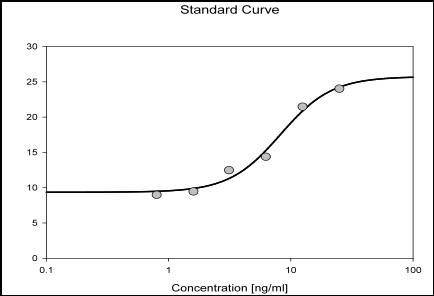
%> input picture logistic/luanyicp5.png, 434 x 296 px
$ octave demonstration.m   (GNU Octave 9; MATLAB toolbox functions it lacks are replaced by stand-ins)
%> lines starting %> are read from the running program, lines starting %| are printed output that depends on the picture
### logistic/dose_response.m
function [beta_est mse conc_graph intensity_graph] = dose_response_log4param(conc,intensity,beta0)
% Benjamin Grant, Rice University McDevitt Lab 09/14/2010
% function [beta_est mse conc_graph y_graph] = dose_response_log4param(conc,intensity,beta0)
% conc is the concentrations in original form, not log values and intenisty
% is the corresponding intensity intensity, beta0 is an optional argument
% containing the guesses for the 4 parameters of logistic curve fitting
% using the equation
% intensity = a+b*[(exp(c-d*ln(conc))/(1+exp(c-d*ln(conc))]
% Attempts first to try non competitive binding (assuming beta0 is not given)
% and then attempts to try competetive binding if error is found in try
% statement. Only tries the beta0 parameters supplied if they're given.
if(nargin <2)
    error('Must enter dependent and independent vraiables', 'MESSAGE')
elseif (nargin == 2)
    [a order] = sort(conc);
    intensity = intensity(order);
    conc = conc(order);
    beta1 = intensity(1);
    beta2 = intensity(end) - beta1;
    beta3 = 0; %why?
    beta4 = (intensity(end) - intensity(1))/(conc(end) - conc(1));
    if(beta4<0)
        competition = 1;
    else
        competition  = 0;
    end
    beta0 = [beta1 beta2 beta3 -beta4]; %parameter guess, negative beta0(4) necessarry for noncompetetive fitting
end
options = statset('MaxIter', 100000);
try
    [beta_est,r,J,COVB,mse] = nlinfit(conc,intensity,@log4param, beta0, options);
    noplot = 0;

catch ME
    if (nargin == 2)
        disp('problem, getting NAN/inf values with fit, talk to Ben')
        noplot = 1;
    else
        disp('supplied beta0 is not allowing for appropriate curve fitting')
        rethrow(ME); %beta0 given didn't work, throw an error
    end
end

conc_low = log10(min(conc))-1;
conc_high = log10(max(conc))+1;
conc_graph = logspace(conc_low,conc_high,1000);
if(noplot)
    conc_graph = conc_graph(1);
    intensity_graph = intensity(1);
else
    intensity_graph = log4param(beta_est, conc_graph);
end
semilogx(conc,intensity,'r*', 'MarkerSize', 7);
hold on
semilogx(conc_graph,intensity_graph, 'LineWidth', 1);
hold off
xlabel('Log(concentration)', 'FontSize', 14);
ylabel('Intensity', 'FontSize', 14);
if(noplot)
    title('Intensity verus Concentration, no fit found');
else
    if(competition)
        title('Sigmoidal fit to competetive dose response curve', 'FontSize', 14);
    else
        title('Sigmoidal fit to noncompetetive dose response curve', 'FontSize', 14);
    end

end

### logistic/demonstration.m
subplot(2,1,1)
a = imread('luanyicp5.png');
%> a is the input picture: size 296x434x3 uint8; min 0, max 255, mean 246
imagesc(a);
ax = gca;
set(ax, 'YTickLabel', []);
set(ax, 'XTickLabel', []);
subplot(2,1,2);
xcp5 = [25
12.5
6.25
3.125
1.6
0.8];
ycp5 = [24.02
21.465
14.375
12.48
9.455
8.99];
dose_response(xcp5,ycp5);
axis([.1 100 0 30]);
suplabel('Luanyi TNF-\alpha data, CP', 't')
%> (this line was passed over: suplabel is not available in this run)
pause;
b = imread('luanyifixed4.png');
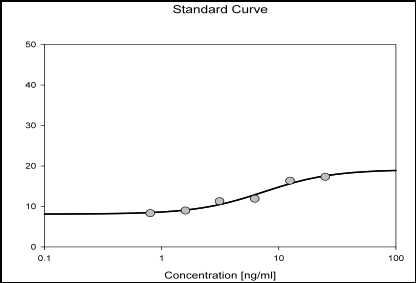
%> input picture logistic/luanyifixed4.png, 416 x 283 px
%> b is the input picture: size 283x416x3 uint8; min 0, max 255, mean 246
subplot(2,1,1);
imagesc(b);
ax = gca;
set(ax, 'YTickLabel', []);
set(ax, 'XTickLabel', []);
subplot(2,1,2);
xfixed = [25
12.5
6.25
3.125
1.6
0.8];
yfixed = [17.3085
16.3468
11.8939
11.2807
8.9611
8.3151];
dose_response(xfixed,yfixed);
axis([.1 100 0 50])
suplabel('Luanyi TNF-\alpha data, Fixed', 't')
%> (this line was passed over: suplabel is not available in this run)
pause;
subplot(2,1,1)
c = imread('luanyilp2.png');
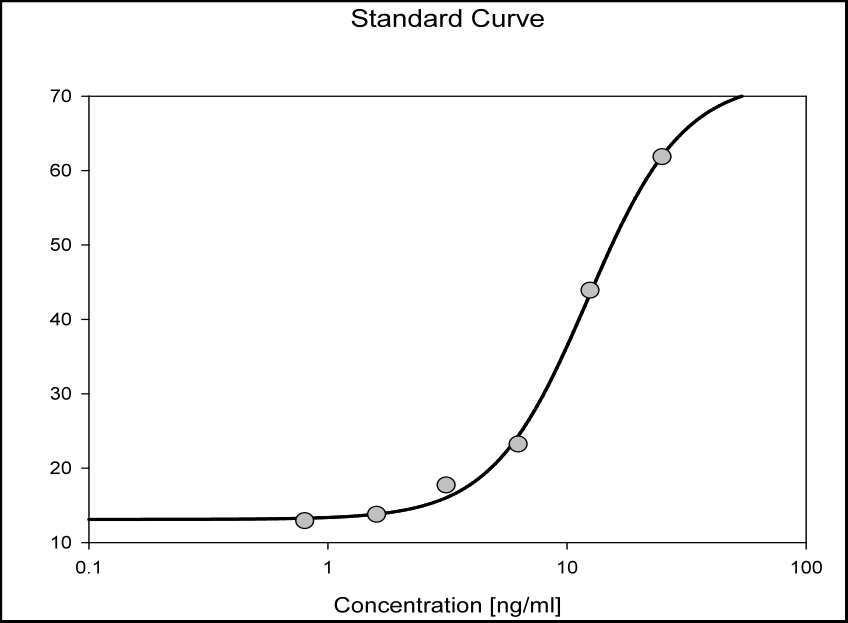
%> input picture logistic/luanyilp2.png, 848 x 623 px
%> c is the input picture: size 623x848x3 uint8; min 0, max 255, mean 246.6
imagesc(c);
a = gca;
set(a, 'YTickLabel', []);
set(a, 'XTickLabel', []);
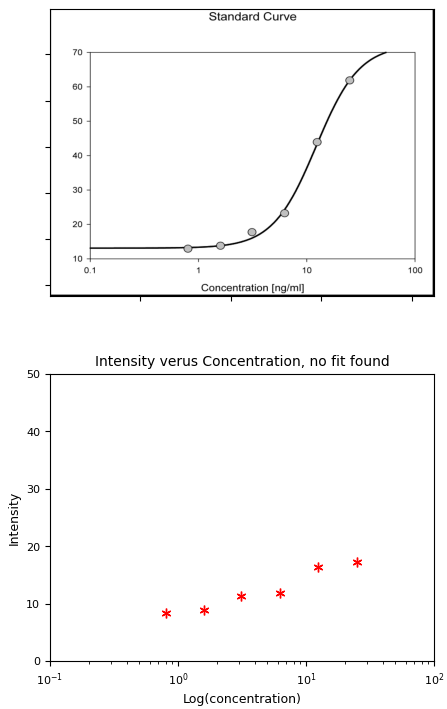
%> figure redrawn from the program's plot data, 2 panels
subplot(2,1,2);
xlp = [25
12.5
6.25
3.125
1.6
0.8];
ylp = [61.8503
43.8933
23.2278
17.7174
13.7804
12.9241];
dose_response(xlp,ylp);
axis([.1 100 0 70]);
suplabel('Luanyi TNF-\alpha data, Line Profile', 't');
%> (this line was passed over: suplabel is not available in this run)
pause;
subplot(2,1,1)
c = imread('jietheoretical.png');
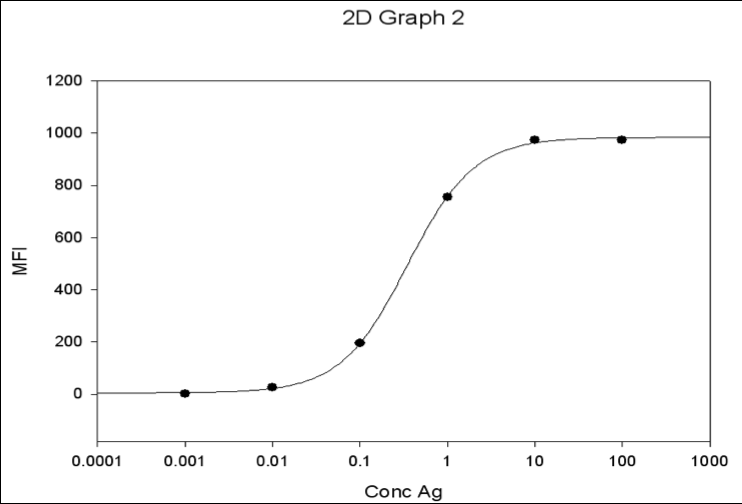
%> input picture logistic/jietheoretical.png, 742 x 504 px
%> c is the input picture: size 504x742x3 uint8; min 0, max 255, mean 249.9
imagesc(c);
a = gca;
set(a, 'YTickLabel', []);
set(a, 'XTickLabel', []);
subplot(2,1,2);
xtheor = [100
10
1
0.1
0.01
0.001];
ytheor = [973.145
973.145
754.913
196.514
26.366
2.912];
dose_response(xtheor,ytheor);
axis([10^(-4) 10^3 0 1200]);
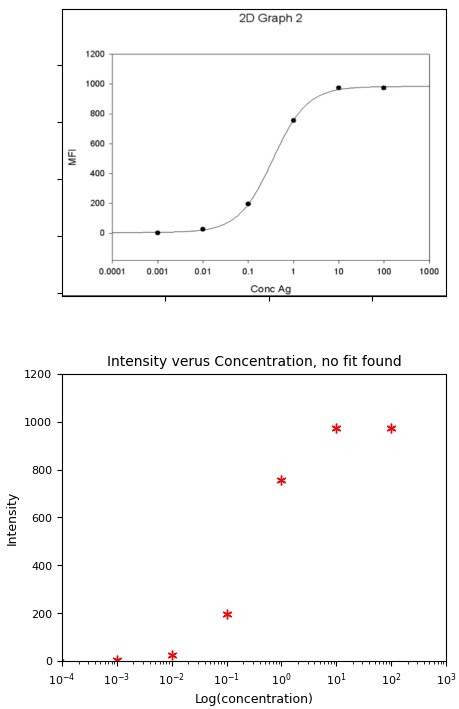
%> figure redrawn from the program's plot data, 2 panels
suplabel('Jie CFD Data', 't');
%> (this line was passed over: suplabel is not available in this run)
pause;
subplot(2,1,1)
c = imread('sobecoke.png');
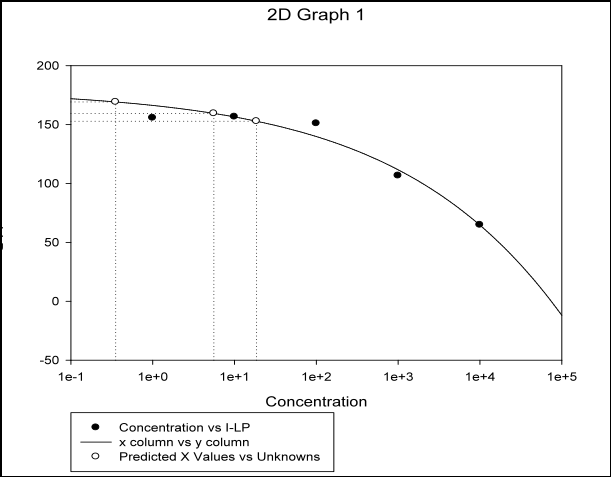
%> input picture logistic/sobecoke.png, 611 x 477 px
%> c is the input picture: size 477x611x3 uint8; min 0, max 255, mean 247.3
imagesc(c);
a = gca;
set(a, 'YTickLabel', []);
set(a, 'XTickLabel', []);
subplot(2,1,2);
xtheor = [10000
1000
100
10
1];
ytheor = [64.852
106.6387
150.9831
156.627
155.7086];
dose_response(xtheor,ytheor);
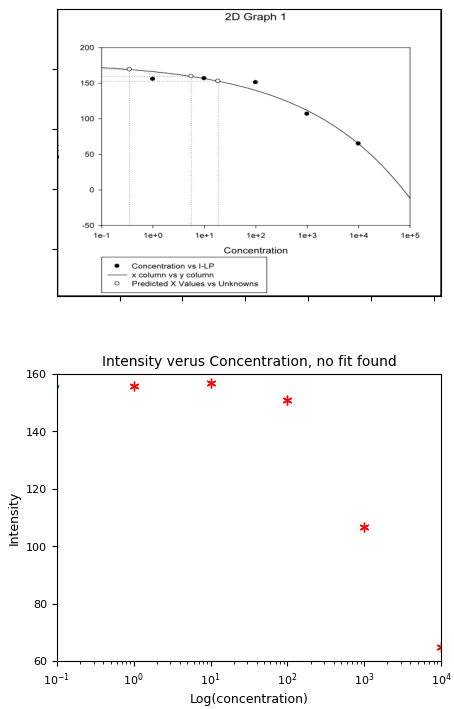
%> figure redrawn from the program's plot data, 2 panels
%axis([10^(-4) 10^3 0 1200]);
suplabel('Sobe Competition Data', 't');
%> (this line was passed over: suplabel is not available in this run)
